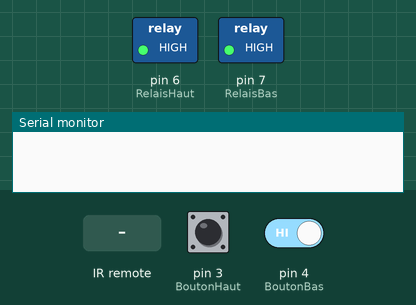
The sketch below on a simulated Arduino Uno, built with avr-gcc and run on an emulated ATmega328P. Shown: switched loads named in the sketch (green lamp = pin HIGH), the last lines printed to the serial monitor. The inputs (shaded band) are chosen by the test bench; at power-on: pin 4 (BoutonBas) HIGH, pin 3 (BoutonHaut) HIGH.

Above: at 1.2 s.
1.3 s: infrared code 0x409480 received
At 2.5 s:
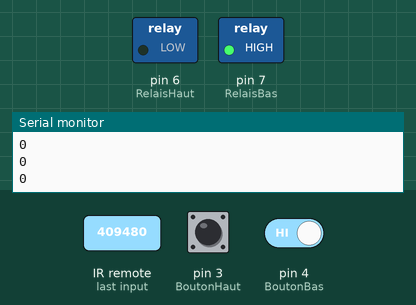
2.8 s: infrared code 0x409482 received
At 3.6 s:
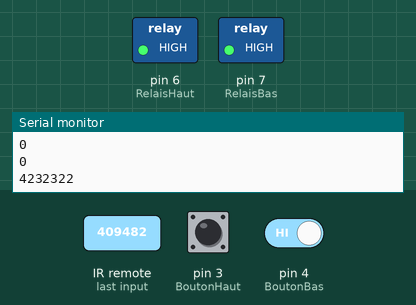
4.3 s: pin 4 (BoutonBas) driven LOW
At 5.3 s:
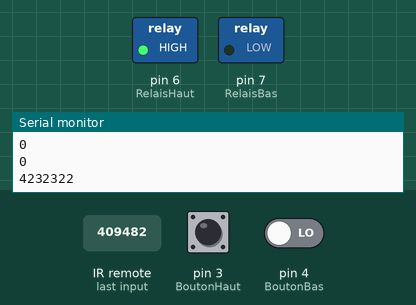
5.8 s: pin 4 (BoutonBas) driven HIGH
At 6.6 s:
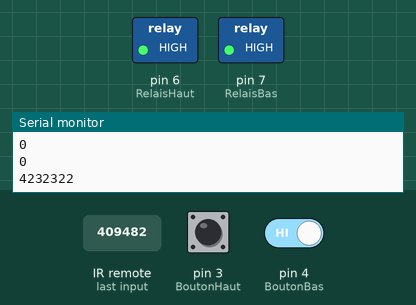
Timing chart, 0 to 8.3 s (numbered marks = the images above; inputs shaded):
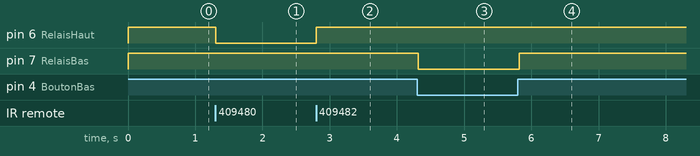

The sketch:

Commandes_Volet.ino
```cpp
#include <RCSwitch.h>

#define RelaisHaut 6
#define RelaisBas 7

#define BoutonHaut 3
#define BoutonBas 4

#define RelaisHautOn  digitalWrite (RelaisHaut, LOW)
#define RelaisHautOff digitalWrite (RelaisHaut, HIGH)

#define RelaisBasOn  digitalWrite (RelaisBas, LOW)
#define RelaisBasOff digitalWrite (RelaisBas, HIGH)

#define RelaisHautToggle digitalWrite(RelaisHaut, !digitalRead(RelaisHaut))
#define RelaisBasToggle digitalWrite(RelaisBas, !digitalRead(RelaisBas))

#define BoutonHautOn digitalRead(BoutonHaut) == 0
#define BoutonBasOn digitalRead(BoutonBas) == 0

#define FreqMonte 4232320
#define FreqStop 4232322
#define FreqDescente 4232324


#define TempsMontDesc 35

RCSwitch mySwitch = RCSwitch();

long temps;
long duree;
long value = 0;

long Reception(){
    value = 0;
    if (mySwitch.available()) {
      value = mySwitch.getReceivedValue();
      mySwitch.resetAvailable();
  }
  return value;
}

void setup() {
	Serial.begin(9600);

	pinMode (RelaisHaut, OUTPUT);
	pinMode (RelaisBas, OUTPUT);
	pinMode (BoutonHaut, INPUT);
	pinMode (BoutonBas, INPUT);
	RelaisHautOff;
	RelaisBasOff;

	mySwitch.enableReceive(0);  // Receiver on inerrupt 0 => that is pin #2

	//on initialise le temps
    temps = millis();
}

void loop() {

	value = Reception();
	//Serial.print(value);
	if (value == FreqMonte){
		temps = millis();
		value = 0;
		while (value != FreqStop && duree < TempsMontDesc){
			RelaisHautOn;
			RelaisBasOff;
			delay(10);
			value = Reception();
			duree = (millis() - temps) / 1000;
                        Serial.println( value );
		}
		RelaisHautOff;
                duree = 0;
	}

	//value = Reception();

	if (value == FreqDescente){
		temps = millis();
		value = 0;
		while (value != FreqStop && duree < TempsMontDesc){
			RelaisBasOn;
			RelaisHautOff;
			delay(10);
			value = Reception();
			duree = (millis() - temps) / 1000;
                        Serial.println( value );
		}
		RelaisBasOff;
                duree = 0;
	}

        if (BoutonHautOn && !BoutonBasOn){
            delay(10);
            RelaisBasOff;
	    RelaisHautOn;
        }
        if (!BoutonHautOn && BoutonBasOn){
            delay(10);
            RelaisBasOn;
	    RelaisHautOff;
        }
         if (!BoutonHautOn && !BoutonBasOn){
            delay(10);
            RelaisBasOff;
	    RelaisHautOff;
        }
}
```

Measured:
- after the input at 1.3 s, pin 6 (RelaisHaut): HIGH → LOW at once
- after the input at 2.8 s, pin 6 (RelaisHaut): LOW → HIGH at once
- after the input at 4.3 s, pin 7 (RelaisBas): HIGH → LOW at once
- after the input at 5.8 s, pin 7 (RelaisBas): LOW → HIGH at once
